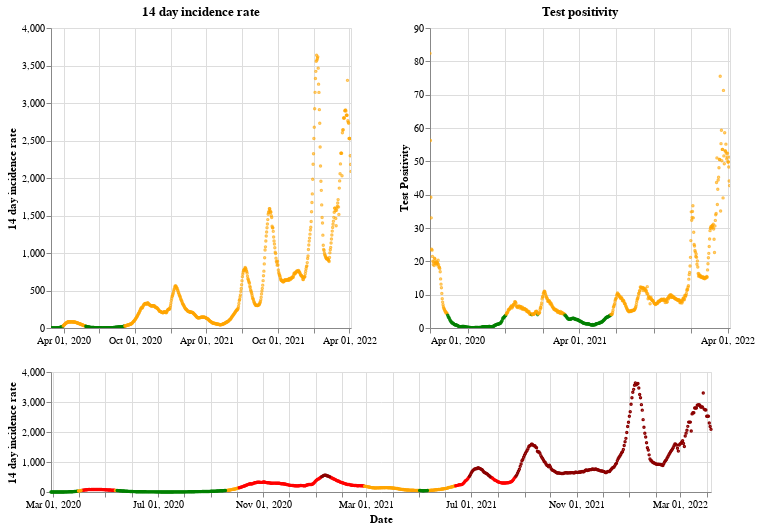

The cell this chart's notebook holds for it:
### Markdown cell above
## Scotland

### Code cell
plot_traffic_light('Scotland')

### Figure 1 — Vega-Lite specification as saved in the notebook (floating-point values rounded to 4 significant figures; data arrays with more than 128 entries replaced by an {"elided": "..."} marker saying what was removed)
{"config": {"view": {"continuousWidth": 400, "continuousHeight": 300}}, "vconcat": [{"hconcat": [{"mark": {"type": "point", "size": 2}, "encoding": {"color": {"condition": {"value": "green", "test": "(datum.twoWeeklyCasesRate <= 25)"}, "value": "orange"}, "tooltip": [{"type": "nominal", "field": "areaName"}, {"type": "temporal", "field": "date"}, {"type": "quantitative", "field": "twoWeeklyCasesRate"}, {"type": "quantitative", "field": "testPositivity"}], "x": {"type": "temporal", "axis": {"title": ""}, "field": "date", "scale": {"domain": {"selection": "DateBrush"}}, "timeUnit": "yearmonthdate"}, "y": {"type": "quantitative", "axis": {"title": "14 day incidence rate"}, "field": "twoWeeklyCasesRate"}}, "title": "14 day incidence rate", "width": 300}, {"mark": {"type": "point", "size": 2}, "encoding": {"color": {"condition": {"value": "green", "test": "(datum.testPositivity <= 4)"}, "value": "orange"}, "tooltip": [{"type": "nominal", "field": "areaName"}, {"type": "temporal", "field": "date"}, {"type": "quantitative", "field": "twoWeeklyCasesRate"}, {"type": "quantitative", "field": "testPositivity"}], "x": {"type": "temporal", "axis": {"title": ""}, "field": "date", "scale": {"domain": {"selection": "DateBrush"}}, "timeUnit": "yearmonthdate"}, "y": {"type": "quantitative", "axis": {"title": "Test Positivity"}, "field": "testPositivity"}}, "title": "Test positivity", "width": 300}]}, {"layer": [{"mark": {"type": "point", "size": 2}, "encoding": {"color": {"condition": {"value": "orange", "test": "(((datum.testPositivity < 4) && (datum.twoWeeklyCasesRate >= 50)) && (datum.twoWeeklyCasesRate < 200))"}, "value": "red"}, "opacity": {"condition": {"value": 1, "test": "((datum.twoWeeklyCasesRate >= 50) && (datum.twoWeeklyCasesRate < 500))"}, "value": 0}, "tooltip": [{"type": "nominal", "field": "areaName"}, {"type": "temporal", "field": "date"}, {"type": "quantitative", "field": "twoWeeklyCasesRate"}, {"type": "quantitative", "field": "testPositivity"}], "x": {"type": "temporal", "axis": {"title": "Date"}, "field": "date", "timeUnit": "yearmonthdate"}, "y": {"type": "quantitative", "axis": {"title": "14 day incidence rate"}, "field": "twoWeeklyCasesRate"}}, "selection": {"DateBrush": {"type": "interval", "encodings": ["x"], "fields": ["Time"]}}}, {"mark": {"type": "point", "size": 2}, "encoding": {"color": {"value": "darkred"}, "opacity": {"condition": {"value": 1, "test": "(datum.twoWeeklyCasesRate >= 500)"}, "value": 0}, "tooltip": [{"type": "nominal", "field": "areaName"}, {"type": "temporal", "field": "date"}, {"type": "quantitative", "field": "twoWeeklyCasesRate"}, {"type": "quantitative", "field": "testPositivity"}], "x": {"type": "temporal", "axis": {"title": "Date"}, "field": "date", "timeUnit": "yearmonthdate"}, "y": {"type": "quantitative", "axis": {"title": "14 day incidence rate"}, "field": "twoWeeklyCasesRate"}}}, {"mark": {"type": "point", "size": 2}, "encoding": {"color": {"condition": {"value": "green", "test": "((datum.testPositivity < 4) && (datum.twoWeeklyCasesRate < 50))"}, "value": "orange"}, "opacity": {"condition": {"value": 1, "test": "(datum.twoWeeklyCasesRate < 50)"}, "value": 0}, "tooltip": [{"type": "nominal", "field": "areaName"}, {"type": "temporal", "field": "date"}, {"type": "quantitative", "field": "twoWeeklyCasesRate"}, {"type": "quantitative", "field": "testPositivity"}], "x": {"type": "temporal", "axis": {"title": "Date"}, "field": "date", "timeUnit": "yearmonthdate"}, "y": {"type": "quantitative", "axis": {"title": "14 day incidence rate"}, "field": "twoWeeklyCasesRate"}}}], "height": 120, "width": 660}], "data": {"name": "data-d7902906246ce7a915ce4b3dfeefd989"}, "$schema": "https://vega.github.io/schema/vega-lite/v4.8.1.json", "datasets": {"data-d7902906246ce7a915ce4b3dfeefd989": {"elided": "769 records"}}}
